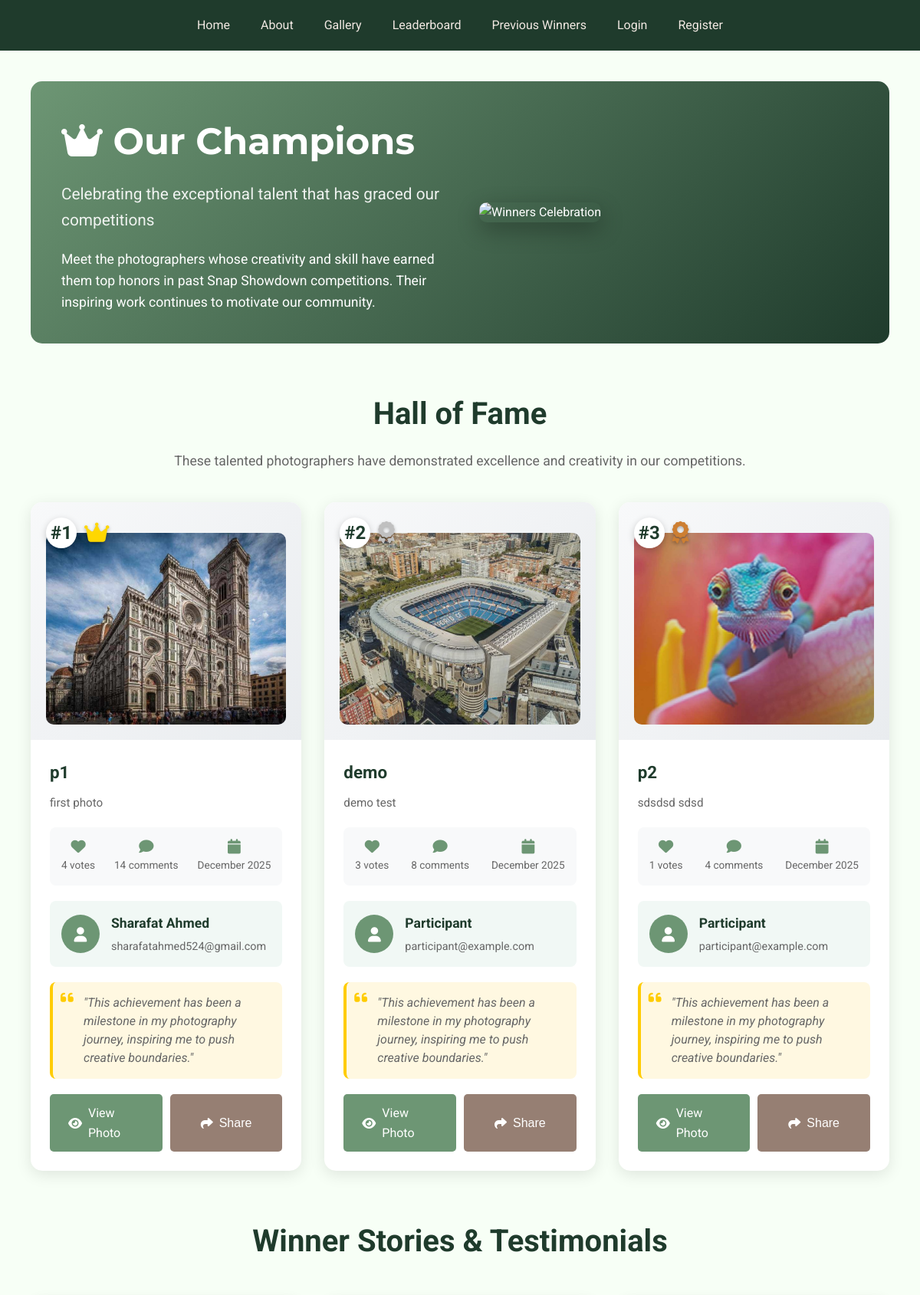
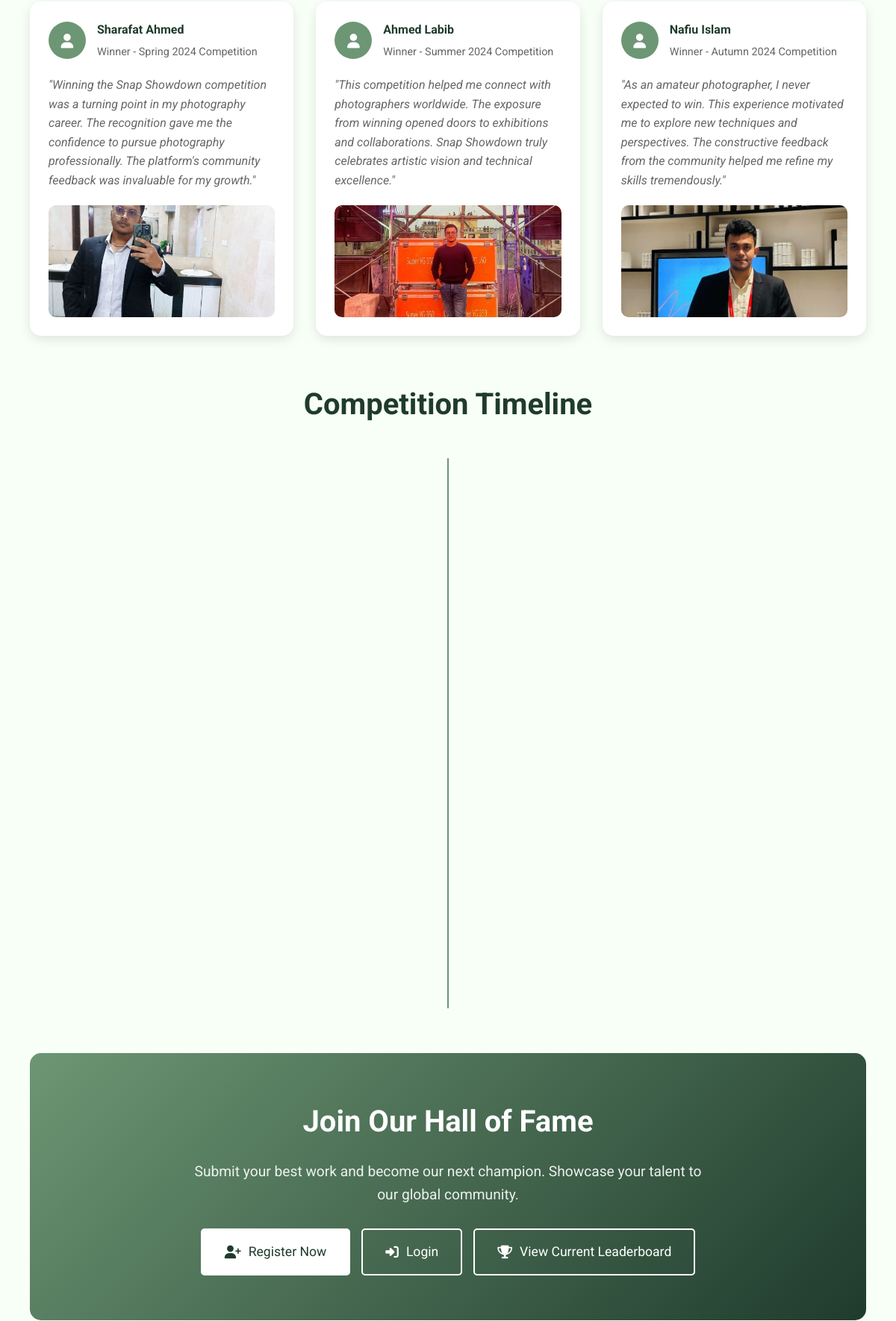
/previous-winners (upper part), run on the app's committed database (2 pictures, top to bottom).
### models.py (models this page shows, shortened)
class Photo(db.Model):
    __tablename__ = 'photos'
    id = db.Column(db.Integer, primary_key=True)
    title = db.Column(db.String(200), nullable=False)
    description = db.Column(db.Text)
    filename = db.Column(db.String(200), nullable=False)
    status = db.Column(db.String(20), default='pending')  # pending, approved, rejected
    votes_count = db.Column(db.Integer, default=0)
    upload_date = db.Column(db.DateTime, default=datetime.utcnow)
    user_id = db.Column(db.Integer, db.ForeignKey('users.id'), nullable=False)
    votes = db.relationship('Vote', backref='photo', lazy=True, cascade='all, delete-orphan')
    comments = db.relationship('Comment', backref='photo', lazy=True, cascade='all, delete-orphan')

class User(UserMixin, db.Model):
    __tablename__ = 'users'
    id = db.Column(db.Integer, primary_key=True)
    email = db.Column(db.String(120), unique=True, nullable=False)
    username = db.Column(db.String(80), nullable=False)
    password_hash = db.Column(db.String(256), nullable=False)
    role = db.Column(db.String(20), default='participant')  # participant, voter, admin
    created_at = db.Column(db.DateTime, default=datetime.utcnow)
    profile_picture = db.Column(db.String(200), default='default.jpg')
    bio = db.Column(db.Text)
    photos = db.relationship('Photo', backref='author', lazy=True)
    votes = db.relationship('Vote', backref='voter', lazy=True)
    comments = db.relationship('Comment', backref='commenter', lazy=True)

### app.py (the view)
@app.route('/previous-winners')
def previous_winners():
    winners = Photo.query.filter_by(status='approved')\
                        .order_by(Photo.votes_count.desc())\
                        .limit(3)\
                        .all()
    return render_template('previous_winners.html', winners=winners)

### templates/previous_winners.html (shortened to what this page needs)
{% extends "layout.html" %}
{% block content %}
<div class="winners-container">
    <div class="winners-hero">
        <div class="hero-content">
            <h1><i class="fas fa-crown"></i> Our Champions</h1>
            <p class="subtitle">Celebrating the exceptional talent that has graced our competitions</p>
            <p class="description">
                Meet the photographers whose creativity and skill have earned them top honors
                in past Snap Showdown competitions. Their inspiring work continues to motivate
                our community.
            </p>
        </div>
        <div class="hero-image">
            <img src="{{ url_for('static', filename='images/winners-hero.jpg') }}" alt="Winners Celebration">
        </div>
    </div>
    <div class="winners-gallery">
        <h2>Hall of Fame</h2>
        <p class="section-description">These talented photographers have demonstrated excellence and creativity in our competitions.</p>
        <div class="winners-grid">
            {% if winners and winners|length > 0 %}
                {% for winner in winners %}
                <div class="winner-card">
                    <div class="winner-header">
                        <div class="winner-rank">
                            <span class="rank-number">#{{ loop.index }}</span>
                            {% if loop.index == 1 %}
                                <i class="fas fa-crown rank-icon gold"></i>
                            {% elif loop.index == 2 %}
                                <i class="fas fa-award rank-icon silver"></i>
                            {% elif loop.index == 3 %}
                                <i class="fas fa-award rank-icon bronze"></i>
                            {% endif %}
                        </div>
                        <div class="winner-image">
                            <img src="{{ url_for('uploaded_file', filename=winner.filename) if winner.filename else url_for('static', filename='images/placeholder.jpg') }}"
                                 alt="{{ winner.title }}">
                        </div>
                    </div>
                    <div class="winner-content">
                        <h3>{{ winner.title }}</h3>
                        <p class="winner-description">{{ winner.description[:100] }}{% if winner.description|length > 100 %}...{% endif %}</p>
                        <div class="winner-stats">
                            <div class="stat-item">
                                <i class="fas fa-heart"></i>
                                <span>{{ winner.votes_count }} votes</span>
                            </div>
                            <div class="stat-item">
                                <i class="fas fa-comment"></i>
                                <span>{{ winner.comments|length if winner.comments else 0 }} comments</span>
                            </div>
                            <div class="stat-item">
                                <i class="fas fa-calendar"></i>
                                <span>{{ winner.upload_date.strftime('%B %Y') if winner.upload_date else 'Unknown' }}</span>
                            </div>
                        </div>
                        <div class="photographer-info">
                            <div class="photographer-avatar">
                                <i class="fas fa-user"></i>
                            </div>
                            <div class="photographer-details">
                                <h4>{{ winner.author.username if winner.author else 'Unknown Photographer' }}</h4>
                                <p class="photographer-email">{{ winner.author.email if winner.author else '' }}</p>
                            </div>
                        </div>
                        <div class="winner-quote">
                            <i class="fas fa-quote-left"></i>
                            <p>"This achievement has been a milestone in my photography journey, inspiring me to push creative boundaries."</p>
                        </div>
                        <div class="winner-actions">
                            <a href="{{ url_for('gallery') }}" class="btn btn-small">
                                <i class="fas fa-eye"></i> View Photo
                            </a>
                            <button class="btn btn-small btn-secondary" onclick="shareWinner('{{ winner.id }}')">
                                <i class="fas fa-share"></i> Share
                            </button>
                        </div>
                    </div>
                </div>
                {% endfor %}
            {% endif %}
        </div>
    </div>
    <div class="winner-stories">
        <h2>Winner Stories & Testimonials</h2>
        <div class="stories-grid">
            <div class="story-card">
                <div class="story-author">
                    <div class="author-avatar">
                        <i class="fas fa-user"></i>
                    </div>
                    <div class="author-info">
                        <h4>Sharafat Ahmed</h4>
                        <p>Winner - Spring 2024 Competition</p>
                    </div>
                </div>
                <div class="story-content">
                    <p>"Winning the Snap Showdown competition was a turning point in my photography career.
                    The recognition gave me the confidence to pursue photography professionally.
                    The platform's community feedback was invaluable for my growth."</p>
                </div>
                <div class="story-image">
                    <img src="{{ url_for('static', filename='images/story1.jpg') }}" alt="Sharafat's Story">
                </div>
            </div>
            <div class="story-card">
                <div class="story-author">
                    <div class="author-avatar">
                        <i class="fas fa-user"></i>
                    </div>
                    <div class="author-info">
                        <h4>Ahmed Labib</h4>
                        <p>Winner - Summer 2024 Competition</p>
                    </div>
                </div>
                <div class="story-content">
                    <p>"This competition helped me connect with photographers worldwide.
                    The exposure from winning opened doors to exhibitions and collaborations.
                    Snap Showdown truly celebrates artistic vision and technical excellence."</p>
                </div>
                <div class="story-image">
                    <img src="{{ url_for('static', filename='images/story2.jpg') }}" alt="Labib's Story">
                </div>
            </div>
            <div class="story-card">
                <div class="story-author">
                    <div class="author-avatar">
                        <i class="fas fa-user"></i>
                    </div>
                    <div class="author-info">
                        <h4>Nafiu Islam</h4>
                        <p>Winner - Autumn 2024 Competition</p>
                    </div>
                </div>
                <div class="story-content">
                    <p>"As an amateur photographer, I never expected to win. This experience
                    motivated me to explore new techniques and perspectives. The constructive
                    feedback from the community helped me refine my skills tremendously."</p>
                </div>
                <div class="story-image">
                    <img src="{{ url_for('static', filename='images/story3.jpg') }}" alt="Nafiu's Story">
                </div>
            </div>
        </div>
    </div>
    <div class="competition-history">
        <h2>Competition Timeline</h2>
        <div class="timeline">
        </div>
    </div>
    <div class="winners-cta">
        <h2>Join Our Hall of Fame</h2>
        <p>Submit your best work and become our next champion. Showcase your talent to our global community.</p>
        <div class="cta-buttons">
            {% if current_user.is_authenticated %}
                {% if current_user.is_participant() %}
                    <a href="{{ url_for('upload_photo') }}" class="btn btn-primary">
                        <i class="fas fa-upload"></i> Submit Your Entry
                    </a>
                {% else %}
                    <a href="{{ url_for('profile') }}" class="btn btn-primary">
                        <i class="fas fa-user-edit"></i> Update Profile to Participate
                    </a>
                {% endif %}
            {% else %}
                <a href="{{ url_for('register') }}" class="btn btn-primary">
                    <i class="fas fa-user-plus"></i> Register Now
                </a>
                <a href="{{ url_for('login') }}" class="btn btn-secondary">
                    <i class="fas fa-sign-in-alt"></i> Login
                </a>
            {% endif %}
            <a href="{{ url_for('leaderboard') }}" class="btn btn-secondary">
                <i class="fas fa-trophy"></i> View Current Leaderboard
            </a>
        </div>
    </div>
</div>
{% endblock %}

### static/css/style.css (style rules this page uses)
* { margin: 0; padding: 0; box-sizing: border-box; }
body { font-family: 'Roboto', sans-serif; background-color: #F7FFF6; color: #333; line-height: 1.6; }
.btn { display: inline-block; background-color: #6D9674; color: white; padding: 12px 24px; border: none; border-radius: 5px; cursor: pointer; text-decoration: none; font-size: 1em; transition: background-color 0.3s, transform 0.3s; }
.btn-primary { background-color: #6D9674; }
.btn-secondary { background-color: #967F73; }

### data on the page
Photo: filename (picture), title "p1", description "first photo", votes_count "4", comments|length "14", upload_date "December 2025", author "Sharafat Ahmed", author "sharafatahmed524@gmail.com"
Photo: filename (picture), title "demo", description "demo test", votes_count "3", comments|length "8", upload_date "December 2025", author "Participant", author "participant@example.com"
Photo: filename (picture), title "p2", description "sdsdsd sdsd", votes_count "1", comments|length "4", upload_date "December 2025", author "Participant", author "participant@example.com"
